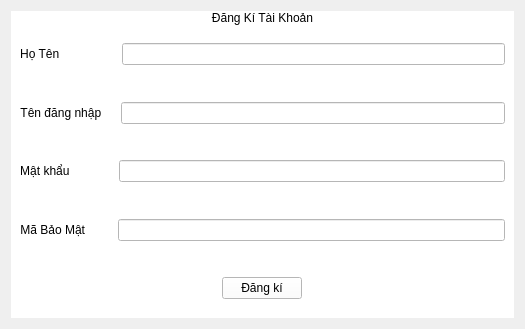
<?xml version="1.0" encoding="UTF-8"?>
<ui version="4.0">
 <class>Form</class>
 <widget class="QWidget" name="Form">
  <property name="geometry">
   <rect>
    <x>0</x>
    <y>0</y>
    <width>525</width>
    <height>329</height>
   </rect>
  </property>
  <property name="windowTitle">
   <string>Form</string>
  </property>
  <layout class="QVBoxLayout" name="verticalLayout_2">
   <item>
    <widget class="QWidget" name="widget_5" native="true">
     <property name="minimumSize">
      <size>
       <width>300</width>
       <height>0</height>
      </size>
     </property>
     <property name="styleSheet">
      <string notr="true">background-color: rgb(255, 255, 255);</string>
     </property>
     <layout class="QVBoxLayout" name="verticalLayout">
      <property name="spacing">
       <number>0</number>
      </property>
      <property name="leftMargin">
       <number>0</number>
      </property>
      <property name="topMargin">
       <number>0</number>
      </property>
      <property name="rightMargin">
       <number>0</number>
      </property>
      <property name="bottomMargin">
       <number>0</number>
      </property>
      <item>
       <widget class="QLabel" name="label_4">
        <property name="sizePolicy">
         <sizepolicy hsizetype="Preferred" vsizetype="Fixed">
          <horstretch>0</horstretch>
          <verstretch>0</verstretch>
         </sizepolicy>
        </property>
        <property name="styleSheet">
         <string notr="true">font: 700 14pt &quot;Times New Roman&quot;;</string>
        </property>
        <property name="text">
         <string>Đăng Kí Tài Khoản</string>
        </property>
        <property name="alignment">
         <set>Qt::AlignCenter</set>
        </property>
       </widget>
      </item>
      <item>
       <widget class="QWidget" name="widget" native="true">
        <layout class="QHBoxLayout" name="horizontalLayout">
         <item>
          <widget class="QLabel" name="label_5">
           <property name="sizePolicy">
            <sizepolicy hsizetype="Preferred" vsizetype="Fixed">
             <horstretch>0</horstretch>
             <verstretch>0</verstretch>
            </sizepolicy>
           </property>
           <property name="styleSheet">
            <string notr="true">font: 700 14pt &quot;Times New Roman&quot;;</string>
           </property>
           <property name="text">
            <string>Họ Tên                 </string>
           </property>
           <property name="alignment">
            <set>Qt::AlignCenter</set>
           </property>
          </widget>
         </item>
         <item>
          <widget class="QLineEdit" name="lineEdit">
           <property name="styleSheet">
            <string notr="true">font: 13pt &quot;Segoe UI&quot;;</string>
           </property>
           <property name="text">
            <string/>
           </property>
           <property name="placeholderText">
            <string/>
           </property>
          </widget>
         </item>
        </layout>
       </widget>
      </item>
      <item>
       <widget class="QWidget" name="widget_2" native="true">
        <layout class="QHBoxLayout" name="horizontalLayout_2">
         <item>
          <widget class="QLabel" name="label_6">
           <property name="sizePolicy">
            <sizepolicy hsizetype="Preferred" vsizetype="Fixed">
             <horstretch>0</horstretch>
             <verstretch>0</verstretch>
            </sizepolicy>
           </property>
           <property name="styleSheet">
            <string notr="true">font: 700 14pt &quot;Times New Roman&quot;;</string>
           </property>
           <property name="text">
            <string>Tên đăng nhập    </string>
           </property>
           <property name="alignment">
            <set>Qt::AlignCenter</set>
           </property>
          </widget>
         </item>
         <item>
          <widget class="QLineEdit" name="lineEdit_2">
           <property name="styleSheet">
            <string notr="true">font: 13pt &quot;Segoe UI&quot;;</string>
           </property>
           <property name="text">
            <string/>
           </property>
           <property name="placeholderText">
            <string/>
           </property>
          </widget>
         </item>
        </layout>
       </widget>
      </item>
      <item>
       <widget class="QWidget" name="widget_3" native="true">
        <layout class="QHBoxLayout" name="horizontalLayout_3">
         <item>
          <widget class="QLabel" name="label_7">
           <property name="sizePolicy">
            <sizepolicy hsizetype="Preferred" vsizetype="Fixed">
             <horstretch>0</horstretch>
             <verstretch>0</verstretch>
            </sizepolicy>
           </property>
           <property name="styleSheet">
            <string notr="true">font: 700 14pt &quot;Times New Roman&quot;;</string>
           </property>
           <property name="text">
            <string>Mật khẩu             </string>
           </property>
           <property name="alignment">
            <set>Qt::AlignCenter</set>
           </property>
          </widget>
         </item>
         <item>
          <widget class="QLineEdit" name="lineEdit_3">
           <property name="styleSheet">
            <string notr="true">font: 13pt &quot;Segoe UI&quot;;</string>
           </property>
           <property name="text">
            <string/>
           </property>
           <property name="placeholderText">
            <string/>
           </property>
          </widget>
         </item>
        </layout>
       </widget>
      </item>
      <item>
       <widget class="QWidget" name="widget_7" native="true">
        <property name="sizePolicy">
         <sizepolicy hsizetype="Preferred" vsizetype="Fixed">
          <horstretch>0</horstretch>
          <verstretch>0</verstretch>
         </sizepolicy>
        </property>
        <layout class="QHBoxLayout" name="horizontalLayout_4">
         <property name="spacing">
          <number>0</number>
         </property>
         <property name="leftMargin">
          <number>0</number>
         </property>
         <property name="topMargin">
          <number>0</number>
         </property>
         <property name="rightMargin">
          <number>0</number>
         </property>
         <property name="bottomMargin">
          <number>0</number>
         </property>
        </layout>
       </widget>
      </item>
      <item>
       <widget class="QWidget" name="widget_6" native="true">
        <layout class="QHBoxLayout" name="horizontalLayout_6">
         <item>
          <widget class="QLabel" name="label_9">
           <property name="sizePolicy">
            <sizepolicy hsizetype="Preferred" vsizetype="Fixed">
             <horstretch>0</horstretch>
             <verstretch>0</verstretch>
            </sizepolicy>
           </property>
           <property name="styleSheet">
            <string notr="true">font: 700 14pt &quot;Times New Roman&quot;;</string>
           </property>
           <property name="text">
            <string>Mã Bảo Mật        </string>
           </property>
           <property name="alignment">
            <set>Qt::AlignCenter</set>
           </property>
          </widget>
         </item>
         <item>
          <widget class="QLineEdit" name="lineEdit_5">
           <property name="styleSheet">
            <string notr="true">font: 13pt &quot;Segoe UI&quot;;</string>
           </property>
           <property name="text">
            <string/>
           </property>
           <property name="placeholderText">
            <string/>
           </property>
          </widget>
         </item>
        </layout>
       </widget>
      </item>
      <item>
       <widget class="QWidget" name="widget_8" native="true">
        <layout class="QHBoxLayout" name="horizontalLayout_7">
         <property name="spacing">
          <number>0</number>
         </property>
         <property name="leftMargin">
          <number>0</number>
         </property>
         <property name="topMargin">
          <number>0</number>
         </property>
         <property name="rightMargin">
          <number>0</number>
         </property>
         <property name="bottomMargin">
          <number>0</number>
         </property>
         <item>
          <spacer name="horizontalSpacer_2">
           <property name="orientation">
            <enum>Qt::Horizontal</enum>
           </property>
           <property name="sizeHint" stdset="0">
            <size>
             <width>213</width>
             <height>20</height>
            </size>
           </property>
          </spacer>
         </item>
         <item>
          <widget class="QPushButton" name="pushButton">
           <property name="sizePolicy">
            <sizepolicy hsizetype="Maximum" vsizetype="Fixed">
             <horstretch>0</horstretch>
             <verstretch>0</verstretch>
            </sizepolicy>
           </property>
           <property name="cursor">
            <cursorShape>PointingHandCursor</cursorShape>
           </property>
           <property name="styleSheet">
            <string notr="true">font: 700 11pt &quot;Segoe UI&quot;;
border-color: rgb(0, 0, 0);</string>
           </property>
           <property name="text">
            <string>Đăng kí</string>
           </property>
          </widget>
         </item>
         <item>
          <spacer name="horizontalSpacer">
           <property name="orientation">
            <enum>Qt::Horizontal</enum>
           </property>
           <property name="sizeHint" stdset="0">
            <size>
             <width>213</width>
             <height>20</height>
            </size>
           </property>
          </spacer>
         </item>
        </layout>
       </widget>
      </item>
     </layout>
    </widget>
   </item>
  </layout>
 </widget>
 <resources/>
 <connections/>
</ui>
